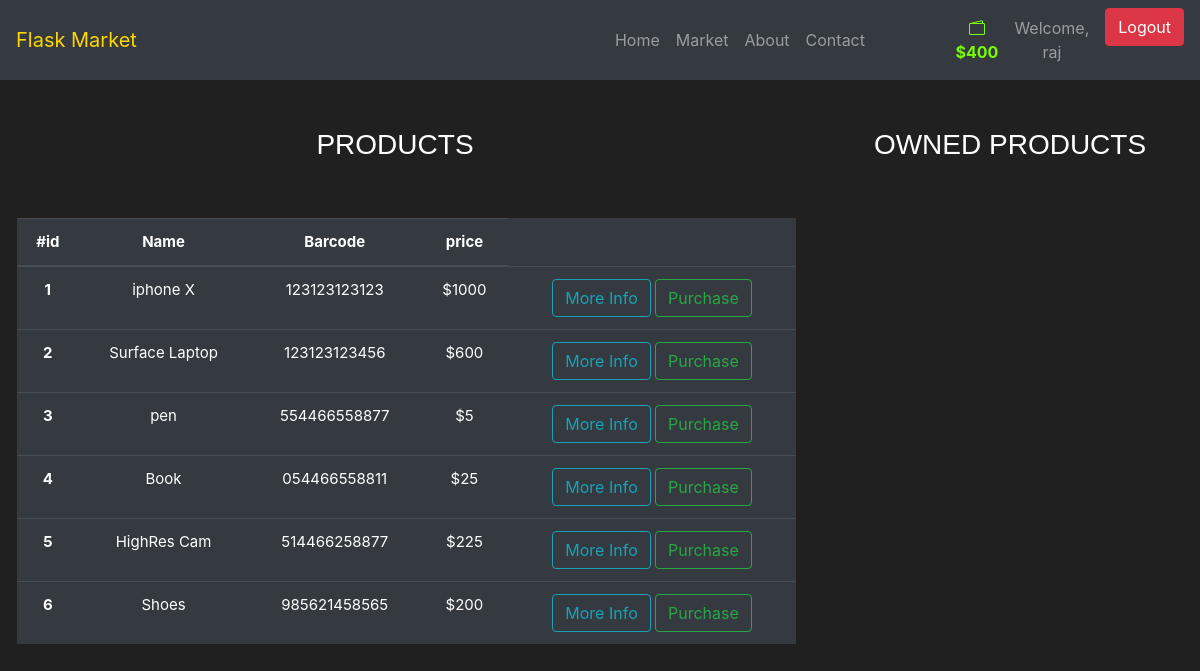
The app's page /market (signed in) with its own data.
### MARKET/model.py (models this page shows, shortened)
class User(db.Model, UserMixin):
    id = db.Column(db.Integer, primary_key=True)
    username = db.Column(db.String(length=30), nullable=False, unique=True)
    email = db.Column(db.String(length=50), nullable=False, unique=True)
    password_hash = db.Column(db.String(length=60), nullable=False)
    budget = db.Column(db.Integer(), nullable = False, default=1000)
    products = db.relationship('product', backref='owned_user', lazy=True)
    @property
    def prettier_budget(self):
        if len(str(self.budget)) >= 4:
            return f'{str(self.budget)[:-3]},{str(self.budget)[-3:]}'
        else:
            return f'{self.budget}'
    @property
    def password(self):
        return self.password

class product(db.Model):
    id = db.Column(db.Integer, primary_key=True)
    name = db.Column(db.String(length=30), nullable=False, unique=True)
    price = db.Column(db.Integer(), nullable=False)
    barcode = db.Column(db.String(length=12), nullable=False, unique=True)
    description = db.Column(db.String(length=1000), nullable=False, unique=True)
    owner = db.Column(db.Integer(), db.ForeignKey('user.id')) #user in lowercase

### MARKET/routes.py (the view, shortened to what this page needs)
@app.route("/market", methods=['GET', 'POST'])
@login_required
def market_page():
    purchase_form = PurchaseItemForm()
    sell_form = SellItemForm()
    if request.method == "GET":
        items = product.query.filter_by(owner=None)  # SQLAlchemy
        owned_items = product.query.filter_by(owner=current_user.id)
        return render_template('market.html', items=items, sell_form=sell_form, purchase_form=purchase_form, owned_items=owned_items)

### MARKET/model.py (called while the page is built)
@login_manager.user_loader
def load_user(user_id):
    return User.query.get(int(user_id))

### MARKET/templates/market.html (shortened to what this page needs)
{% extends 'base.html' %}
{% block bodydown %}
<br>
<div class="row" style="font-family: 'Oswald', sans-serif;">
    <div class="col-8">
        <h3 ID="p">PRODUCTS</h3>
    </div>
    <div class="col-4">
        <h3 id="op">OWNED PRODUCTS</h3>
    </div>
</div>
<br>
<br>
<div class="row" style="margin-left: 0.2%; font-size: 15px;">
    <div class="col-8">
        <table class="table table-hover table-dark">
            <thead>
            <tr>
                <th scope="col">#id</th>
                <th scope="col">Name</th>
                <th scope="col">Barcode</th>
                <th scope="col">price</th>
            </tr>
            </thead>
            <tbody>
            {% for item in items %}
            <tr>
                <th scope="row">{{item.id}}</th>
                <td>{{item.name}}</td>
                <td>{{item.barcode}}</td>
                <td>${{item.price}}</td>
                <td>
                    <button class="btn btn-outline btn-outline-info" data-toggle="modal" data-target="#Modal-MoreInfo-{{ item.id }}">More Info</button>
                    <button class="btn btn-outline btn-outline-success" data-toggle="modal" data-target="#Modal-PurchaseConfirm-{{ item.id }}" >Purchase</button>
                </td>
            </tr>
            {% endfor %}
            </tbody>
        </table>
    </div>
    <div class="col-4">
    </div>
</div>
{% endblock %}

### MARKET/templates/base.html (shortened to what this page needs)
<!doctype html>
<html lang="en">
<head>
    <link rel="stylesheet" href="https://cdn.jsdelivr.net/npm/bootstrap@4.5.3/dist/css/bootstrap.min.css"
>
    <link rel="stylesheet" href="https://cdn.jsdelivr.net/npm/bootstrap-icons@1.5.0/font/bootstrap-icons.css">
</head>
<body>
 <nav class="navbar navbar-expand-md navbar-dark bg-dark">
      <a class="navbar-brand" href="{{ url_for('home_page') }}" style="color:gold">Flask Market</a>
      <div class="collapse navbar-collapse" id="navbarNav">
          <div class="container ">
              <ul class="navbar-nav ">
                  <li class="nav-item text-center" style="margin-left: 165%;">
                      <a class="nav-link" href="{{ url_for('home_page') }}">Home <span class="sr-only">(current)</span></a>
                  </li>
                  <li class="nav-item  text-center">
                      <a class="nav-link" href="{{ url_for('market_page') }}">Market</a>
                  </li>
                  <li class="nav-item  text-center">
                      <a class="nav-link" href="#">About</a>
                  </li>
                  <li class="nav-item  text-center">
                      <a class="nav-link" href="#">Contact</a>
                  </li>
              </ul>
          </div>
          {% if current_user.is_authenticated %}
            <ul class="navbar-nav px-md-0">
                <li class="nav-item ">
                    <a class="nav-link" style="color: lawngreen; font-weight: bold">
                        <i class="bi bi-wallet2"></i>
                        ${{ current_user.prettier_budget }}
                    </a>
                </li>
                <li class="nav-item pr-2">
                    <a class="nav-link">Welcome, {{ current_user.username }}</a>
                </li>
                <li class="nav-item">
                    <a class="btn btn-danger" href="{{ url_for('logout_page') }}">Logout</a>
                </li>
            </ul>
          {% endif %}
      </div>
    </nav>
<br>
{% block bodydown %}
{% endblock %}
</body>
</html>

### records on screen
User: prettier_budget "400", username "raj"
product: id "1", name "iphone X", barcode "123123123123", price "1000"
product: id "2", name "Surface Laptop", barcode "123123123456", price "600"
product: id "3", name "pen", barcode "554466558877", price "5"
product: id "4", name "Book", barcode "054466558811", price "25"
product: id "5", name "HighRes Cam", barcode "514466258877", price "225"
product: id "6", name "Shoes", barcode "985621458565", price "200"
